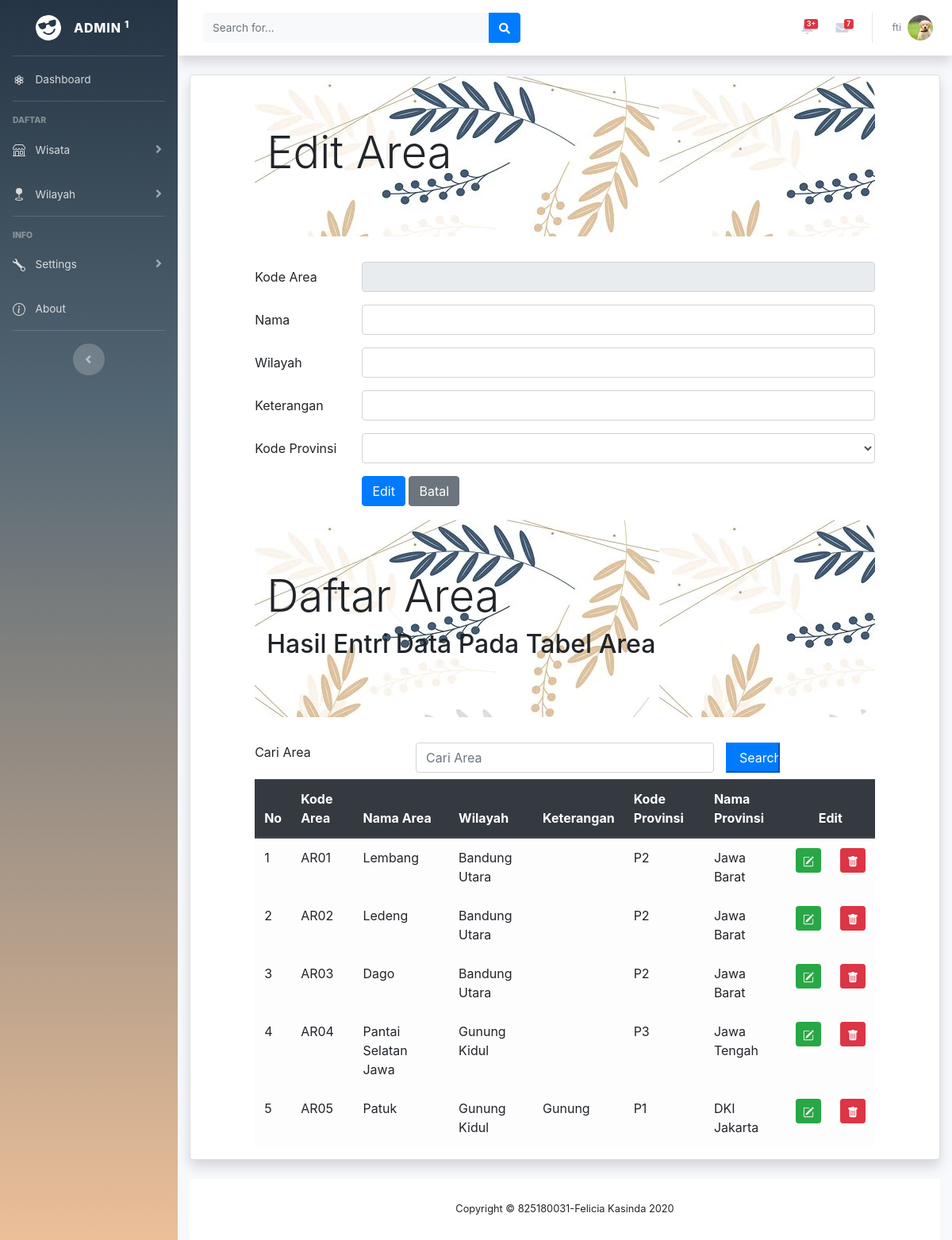
The app's page /DASHBOARD/areaEdit.php (signed in) with its own data.
### tables this page shows
CREATE TABLE `area` (
  `areaID` char(4) NOT NULL,
  `areanama` char(35) NOT NULL,
  `areawilayah` char(35) NOT NULL,
  `areaketerangan` varchar(255) NOT NULL,
  `provinsiID` char(2) NOT NULL
);

CREATE TABLE `provinsi` (
  `provinsiID` char(2) NOT NULL,
  `provinsinama` char(25) NOT NULL,
  `provinsitglberdiri` date NOT NULL
);

### DASHBOARD/areaEdit.php (the view, shortened to what this page needs)
<!DOCTYPE html>
<html lang="en">
    <?php include "header.php";?>
    <div class="container-fluid">
    <div class="card shadow mb-4">
<?php
  include "includes/config.php";
      ?> <h1>Harus diisi</h1> <?php
  		?> <h1>Harus diisi</h1> <?php
  $dataprovinsi = mysqli_query($connection, "SELECT * FROM provinsi");
  $kodearea = $_GET["edit"];
  $editarea = mysqli_query($connection, "SELECT * FROM area WHERE areaID = '$kodearea'");
  $rowedit = mysqli_fetch_array($editarea);
  $editprovinsi = mysqli_query($connection, "SELECT * FROM area JOIN provinsi USING(provinsiID) WHERE areaID = '$kodearea'");
  $rowedit2 = mysqli_fetch_array($editprovinsi);
?>
  <head>
    <link rel="stylesheet" type="text/css" href="css/bootstrap.min.css">
    <link rel="stylesheet" type="text/css" href="http://cdnjs.cloudflare.com/ajax/libs/select2/4.0.3/css/select2.min.css">
  </head>
  <body>
    <div class="row">
    <div class="col-sm-1">
    </div>
    <div class="col-sm-10">
      <div class="jumbotron jumbotron-fluid" style="background: url('img/bck.webp'); border-radius: 30px">
        <div class="container">
          <h1 class="display-4">Edit Area</h1>
        </div>
      </div>
      <form method="POST">
		  <div class="form-group row">
		    <label for="kodearea" class="col-sm-2 col-form-label">Kode Area</label>
		    <div class="col-sm-10">
		      <input type="text" class="form-control" id="kodearea" name="inputkodearea" value="<?php echo $rowedit["areaID"]?>" readonly
		      maxlength="4">
		    </div>
		  </div>
		  <div class="form-group row">
		    <label for="namaarea" class="col-sm-2 col-form-label">Nama</label>
		    <div class="col-sm-10">
		      <input type="text" class="form-control" name="inputnama"id="namaarea"value="<?php echo $rowedit["areanama"]?>">
		    </div>
		  </div>
		  <div class="form-group row">
		    <label for="wilayaharea" class="col-sm-2 col-form-label">Wilayah</label>
		    <div class="col-sm-10">
		      <input type="text" class="form-control" name="inputwilayah"id="wilayaharea" value="<?php echo $rowedit["areawilayah"]?>">
		    </div>
		  </div>
		  <div class="form-group row">
		    <label for="ketarea" class="col-sm-2 col-form-label">Keterangan</label>
		    <div class="col-sm-10">
		      <input type="text" class="form-control" name="inputket"id="ketarea" value="<?php echo $rowedit["areaketerangan"]?>">
		    </div>
		  </div>
      <div class="form-group row">
        <label for="kodekategori" class="col-sm-2 col-form-label">Kode Provinsi</label>
      <div class="col-sm-10">
        <select name="kodeprovinsi" class="form-control" id="kodeprovinsi">
          <option value="<?php echo $rowedit["provinsiID"]?>"><?php echo $rowedit['provinsiID']?><?php echo $rowedit2['provinsinama']?></option>
            <?php while($row = mysqli_fetch_array($dataprovinsi))
            { ?>
              <option value="<?php echo $row["provinsiID"]?>">
              </option>
            <?php } ?>
        </select>
        </div>
      </div>
		  <div class="form-group row">
		    <div class="col-sm-2">
		    </div>
		    <div class="col-sm-10">
		 <input type="submit" class="btn btn-primary" value="Edit" name="Edit">
     <input type="button"  onclick="window.location.href='area.php'" class="btn btn-secondary" value="Batal" name="Batal">
		    </div>
		  </div>
</div>
</div>
<div class="row">
    <div class="col-sm-1"></div>
    <div class="col-sm-10">
      <div class="jumbotron jumbotron-fluid" style="background: url('img/bck.webp'); border-radius: 30px">
        <div class="container">
          <h1 class="display-4">Daftar Area</h1>
          <h2>Hasil Entri Data Pada Tabel Area</h2>
        </div>
      </div>
      <form method="POST">
        <div class="form-group row mb-2">
          <label for="search" class="col-sm-3">Cari Area</label>
          <div class="col-sm-6">
            <input type="text" name="search" class="form-control" id="search" placeholder="Cari Area" value="<?php if(isset($_POST['search'])) {echo $_POST['search'];}?>">
          </div>
          <input type="submit" name="kirim" class="col-sm-1 btn-primary" value="Search">
        </div>
      </form>
      <table class="table table-hover table-light">
        <thead class="thead-dark">
          <tr>
            <th>No</th>
            <th>Kode Area</th>
            <th>Nama Area</th>
            <th>Wilayah</th>
            <th>Keterangan</th>
            <th>Kode Provinsi</th>
            <th>Nama Provinsi</th>
            <th colspan="2" style="text-align: center">Edit</th>
          </tr>
        </thead>
        <tbody>
          <?php
          if (isset($_POST["kirim"]))
          {
            $search = $_POST['search'];
            $query = mysqli_query($connection, "SELECT area.*, provinsi.* FROM area JOIN provinsi USING(provinsiID) WHERE areanama LIKE '%".$search."%'
              OR areaID LIKE '%".$search."%'
              OR provinsinama LIKE '%".$search."%'
              OR areawilayah LIKE '%".$search."%'
              OR areaketerangan LIKE '%".$search."%'
              OR provinsiID LIKE '%".$search."%'");
          } else
          {
            $query = mysqli_query($connection, "SELECT area.*, provinsi.* FROM area JOIN provinsi USING(provinsiID)");
          }
            $nomor = 1;
            while ($row = mysqli_fetch_array($query))
            { ?>
              <tr>
                <td><?php echo $nomor;?></td>
                <td><?php echo $row['areaID'];?></td>
                <td><?php echo $row['areanama'];?></td>
                <td><?php echo $row['areawilayah'];?></td>
                <td><?php echo $row['areaketerangan'];?></td>
                <td><?php echo $row['provinsiID'];?></td>
                <td><?php echo $row['provinsinama'];?></td>
                <td>
                  <center><a href="areaEdit.php?edit=<?php echo $row["areaID"]?>" class="btn btn-success btn-sm" title="Edit">
                  </a>
                </td>
                <td>
                  <center><a href="areaHapus.php?hapus=<?php echo $row["areaID"]?>" class="btn btn-danger btn-sm" title="Delete">
                  </a>
                </td>
              </tr>
              <?php $nomor = $nomor + 1; ?>
            <?php }
          ?>
        </tbody>
      </table>
    </div>
    <div class="col-sm-1"></div>
  </div>
  </body>
  <?php include "footer.php";?>
</html>

### DASHBOARD/header.php (shortened to what this page needs)
<head>
    <link rel="stylesheet" href="https://stackpath.bootstrapcdn.com/bootstrap/4.5.2/css/bootstrap.min.css">
    <link href="vendor/fontawesome-free/css/all.min.css" rel="stylesheet" type="text/css">
    <link href="css/sb-admin-2.min.css" rel="stylesheet">
    <link href="vendor/datatables/dataTables.bootstrap4.min.css" rel="stylesheet">
</head>
<?php
include "includes/config.php";
?>
<body id="page-top">
    <div id="wrapper">
        <ul class="navbar-nav  sidebar sidebar-dark accordion" id="accordionSidebar" style="background: rgb(37,52,68);background: linear-gradient(180deg, rgba(37,52,68,1) 0%, rgba(84,103,116,1) 33%, rgba(236,191,152,1) 100%);;">
            <a class="sidebar-brand d-flex align-items-center justify-content-center" href="index.php">
                <div class="sidebar-brand-icon rotate-n-15">
                </div>
                <div class="sidebar-brand-text mx-3">Admin <sup>1</sup></div>
            </a>
            <hr class="sidebar-divider my-0">
            <li class="nav-item">
                <a class="nav-link" href="index.php">
                    <span style="margin-left: 8px">Dashboard</span></a>
            </li>
            <hr class="sidebar-divider">
            <div class="sidebar-heading">
                Daftar
            </div>
            <li class="nav-item">
                <a class="nav-link collapsed" href="#" data-toggle="collapse" data-target="#collapseTwo"
                    aria-expanded="true" aria-controls="collapseTwo">
                    <span style="margin-left: 8px">Wisata</span>
                </a>
            </li>
            <li class="nav-item">
                <a class="nav-link collapsed" href="#" data-toggle="collapse" data-target="#collapseUtilities"
                    aria-expanded="true" aria-controls="collapseUtilities">
                    <span style="margin-left: 8px">Wilayah</span>
                </a>
            </li>
            <hr class="sidebar-divider">
            <div class="sidebar-heading">
                INFO
            </div>
            <li class="nav-item">
                <a class="nav-link collapsed" href="#" data-toggle="collapse" data-target="#collapsePages"
                    aria-expanded="true" aria-controls="collapsePages">
                    <span style="margin-left: 8px">Settings</span>
                </a>
            </li>
            <li class="nav-item">
                <a class="nav-link" href="about.php">
                    <span style="margin-left: 8px">About</span></a>
            </li>
            <hr class="sidebar-divider d-none d-md-block">
            <div class="text-center d-none d-md-inline">
                <button class="rounded-circle border-0" id="sidebarToggle"></button>
            </div>
        </ul>
        <div id="content-wrapper" class="d-flex flex-column">
            <div id="content">
                <nav class="navbar navbar-expand navbar-light bg-white topbar mb-4 static-top shadow" >
                    <form
                        class="d-none d-sm-inline-block form-inline mr-auto ml-md-3 my-2 my-md-0 mw-100 navbar-search">
                        <div class="input-group">
                            <input type="text" class="form-control bg-light border-0 small" placeholder="Search for..."
                                aria-label="Search" aria-describedby="basic-addon2">
                            <div class="input-group-append">
                                <button class="btn btn-primary" type="button">
                                    <i class="fas fa-search fa-sm"></i>
                                </button>
                            </div>
                        </div>
                    </form>
                    <ul class="navbar-nav ml-auto">
                        <li class="nav-item dropdown no-arrow mx-1">
                            <a class="nav-link dropdown-toggle" href="#" id="alertsDropdown" role="button"
                                data-toggle="dropdown" aria-haspopup="true" aria-expanded="false">
                                <span class="badge badge-danger badge-counter">3+</span>
                            </a>
                        </li>
                        <li class="nav-item dropdown no-arrow mx-1">
                            <a class="nav-link dropdown-toggle" href="#" id="messagesDropdown" role="button"
                                data-toggle="dropdown" aria-haspopup="true" aria-expanded="false">
                                <i class="fas fa-envelope fa-fw"></i>
                                <span class="badge badge-danger badge-counter">7</span>
                            </a>
                        </li>
                        <?php
                            $profile = $_SESSION['emailuser'];
                            $profilenama = mysqli_query($connection, "SELECT * FROM admin WHERE adminemail = '$profile'");
                            $row = mysqli_fetch_array($profilenama);
                        ?>
                        <li class="nav-item dropdown no-arrow">
                            <a class="nav-link dropdown-toggle" href="#" id="userDropdown" role="button"
                                data-toggle="dropdown" aria-haspopup="true" aria-expanded="false">
                                <span class="mr-2 d-none d-lg-inline text-gray-600 small"> <?php echo $row['adminnama']?></span>
                                <img class="img-profile rounded-circle"
                                    src="img/profile.jpg">
                            </a>
                        </li>
                    </ul>
                </nav>

### records on screen
area: areaID "AR01", areanama "Lembang", areawilayah "Bandung Utara", provinsiID.provinsiID "P2", provinsiID.provinsinama "Jawa Barat"
area: areaID "AR02", areanama "Ledeng", areawilayah "Bandung Utara", provinsiID.provinsiID "P2", provinsiID.provinsinama "Jawa Barat"
area: areaID "AR03", areanama "Dago", areawilayah "Bandung Utara", provinsiID.provinsiID "P2", provinsiID.provinsinama "Jawa Barat"
area: areaID "AR04", areanama "Pantai Selatan Jawa", areawilayah "Gunung Kidul", provinsiID.provinsiID "P3", provinsiID.provinsinama "Jawa Tengah"
area: areaID "AR05", areanama "Patuk", areawilayah "Gunung Kidul", areaketerangan "Gunung", provinsiID.provinsiID "P1", provinsiID.provinsinama "DKI Jakarta"

### other values on screen
$row['adminnama'] "fti"
